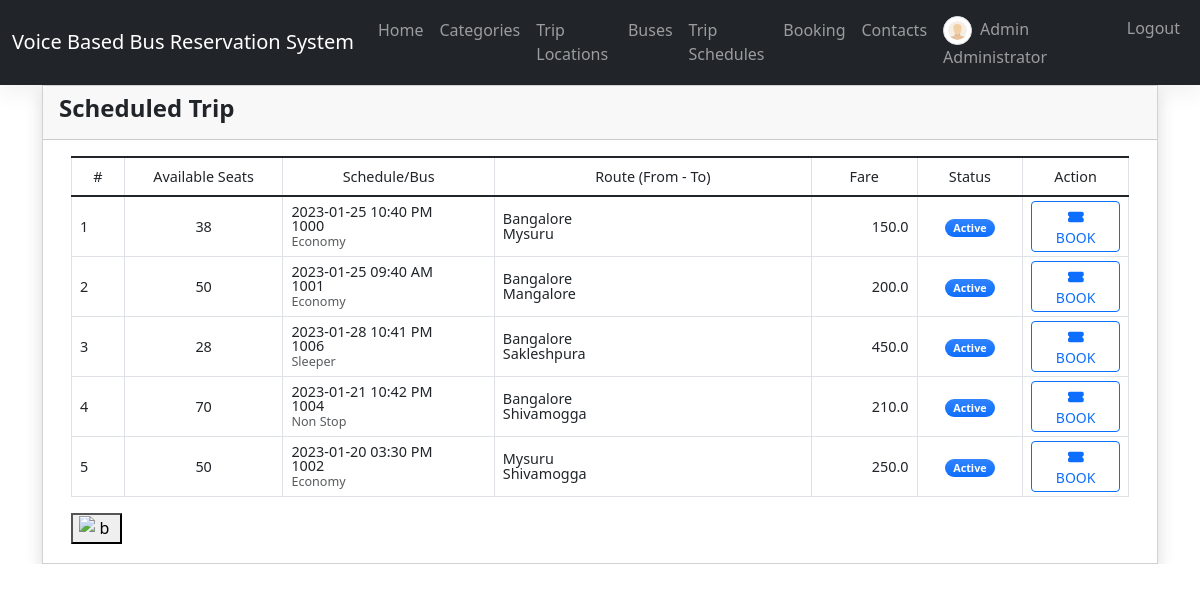
The app's page /scheduled_trips (signed in) with its own data.
### reservationApp/models.py (models this page shows, shortened)
class Schedule(models.Model):
    code = models.CharField(max_length=100)
    bus = models.ForeignKey(Bus,on_delete=models.CASCADE)
    depart = models.ForeignKey(Location,on_delete=models.CASCADE, related_name='depart_location')
    destination = models.ForeignKey(Location,on_delete=models.CASCADE, related_name='destination')
    schedule= models.DateTimeField()
    fare= models.FloatField()
    status = models.CharField(max_length=2, choices=(('1','Active'),('2','Cancelled')), default=1)
    date_created = models.DateTimeField(default=timezone.now)
    date_updated = models.DateTimeField(auto_now=True)
    def count_available(self):
        booked = Booking.objects.filter(schedule=self).aggregate(Sum('seats'))['seats__sum']
        if booked:
          return self.bus.seats - booked
        return self.bus.seats

class Bus(models.Model):
    category = models.ForeignKey(Category,on_delete=models.CASCADE, blank= True, null = True)
    bus_number = models.CharField(max_length=250)
    seats = models.FloatField(max_length=5, default=0)
    status = models.CharField(max_length=2, choices=(('1','Active'),('2','Inactive')), default=1)
    date_created = models.DateTimeField(default=timezone.now)
    date_updated = models.DateTimeField(auto_now=True)

class Category(models.Model):
    name = models.CharField(max_length=250)
    description = models.TextField()
    status = models.CharField(max_length=2, choices=(('1','Active'),('2','Inactive')), default=1)
    date_created = models.DateTimeField(default=timezone.now)
    date_updated = models.DateTimeField(auto_now=True)
    def __str__(self):
        return self.name

class Location(models.Model):
    location = models.CharField(max_length=250)
    status = models.CharField(max_length=2, choices=(('1','Active'),('2','Inactive')), default=1)
    date_created = models.DateTimeField(default=timezone.now)
    date_updated = models.DateTimeField(auto_now=True)
    def __str__(self):
        return self.location

### reservationApp/views.py (the view, shortened to what this page needs)
# urls.py: path('scheduled_trips',views.scheduled_trips,name='scheduled-trips-page'),
def scheduled_trips(request):
    if not request.method == 'POST':
        context['page_title'] = "Scheduled Trips"
        schedules = Schedule.objects.filter(status = 1, schedule__gt = datetime.now()).all()
        context['schedules'] = schedules
        context['is_searched'] = False
        context['data'] = {}
    return render(request, 'scheduled_trips.html', context)

### reservationApp/templates/scheduled_trips.html (shortened to what this page needs)
{% extends 'base.html' %} {% load humanize %} {% block pageContent %}
<div class="col-lg-12 col-md-12 col-sm-12 col-xs-12">
    <div class="card card-default rounded-0 shadow ">
        <div class="card-header">
            <div class="d-flex w-100 align-items-center justify-content-between">
                <h4 class="card-title fw-bold">{% if not is_searched %}Scheduled Trip{% else %}Searched Trip Result{% endif %}</h4>
            </div>
        </div>
        <div class="card-body">
            <div class="container-fluid">
                <table class="table table-bordered" id="schedule-list">
                    <colgroup>
                        <col width="5%">
                        <col width="15%">
                        <col width="20%">
                        <col width="30%">
                        <col width="10%">
                        <col width="10%">
                        <col width="10%">
                    </colgroup>
                    <thead>
                        <tr class="bg-gradient bg-primary bg-opacity-50 text-light">
                            <th class="px-2 py-2 text-center">#</th>
                            <th class="px-2 py-2 text-center">Available Seats</th>
                            <th class="px-2 py-2 text-center">Schedule/Bus</th>
                            <th class="px-2 py-2 text-center">Route (From - To)</th>
                            <th class="px-2 py-2 text-center">Fare</th>
                            <th class="px-2 py-2 text-center">Status</th>
                            <th class="px-2 py-2 text-center">Action</th>
                        </tr>
                    </thead>
                    <tbody>
                        {% for schedule in schedules %}
                        <tr>
                            <td class="px-2 py-1 align-middle">{{ forloop.counter }}</td>
                            <td class="px-2 py-1 align-middle text-center">{{ schedule.count_available|floatformat:0|intcomma }}</td>
                            <td class="px-2 py-1 align-middle">
                                <div class="lh-1">
                                    <div>{{ schedule.schedule|date:"Y-m-d h:i A" }}</div>
                                    <div>{{ schedule.bus.bus_number }}</div>
                                    <small class="text-muted">{{ schedule.bus.category }}</small>
                                </div>
                            </td>
                            <td class="px-2 py-1 align-middle">
                                <div class="lh-1">
                                    <div>{{ schedule.depart }}</div>
                                    <div>{{ schedule.destination }}</div>
                                </div>
                            </td>
                            <td class="px-2 py-1 align-middle text-end">{{ schedule.fare|intcomma }}</td>
                            <td class="px-1 py-1 align-middle text-center">
                                {% if schedule.status == '1' %}
                                <span class="badge bg-primary bg-gradient rounded-pill px-2">Active</span> {% else %}
                                <span class="badge bg-danger bg-gradient rounded-pill px-2">Cancelled</span> {% endif %}
                            </td>
                            <td class="px-2 py-1 align-middle text-center">
                                <button class="btn btn-outline-primary btn-sm book-data" type="button" data-id="{{ schedule.pk }}" title="Book Now">
                                    <i class="fa fa-ticket-alt"></i> Book
                                </button>
                            </td>
                        </tr>
                        {% endfor %}
                    </tbody>
                </table>
                <button onclick="responsiveVoice.speak('Here we can see the Scheduled trips Details.');"
type="button" value="Play"><img align="right" src="static/i.jpg" alt="buttonpng" width="35" height="25" /> </button>
            </div>
        </div>
    </div>
</div>
{% endblock pageContent %}

### reservationApp/templates/topNavigation.html (shortened to what this page needs)
{% load static %}
<header>
    <link href="https://cdn.jsdelivr.net/npm/bootstrap@5.3.0-alpha1/dist/css/bootstrap.min.css" rel="stylesheet">
    <nav class="navbar navbar-expand-lg navbar-dark bg-dark" aria-label="Offcanvas navbar large">
        <div class="container-fluid">
          <a class="navbar-brand" href="/">Voice Based Bus Reservation System</a>
          <div class="offcanvas offcanvas-end text-bg-dark" tabindex="-1" id="offcanvasNavbar2" aria-labelledby="offcanvasNavbar2Label">
            <div class="collapse navbar-collapse" id="navbarExample01">
              <ul class="navbar-nav me-auto mb-2 mb-lg-0" id="topNav">
                  <li class="nav-item">
                      <a class="nav-link" aria-current="page" href="{% url 'home-page' %}">Home</a>
                  </li>
                  {% if user.id %}
                  <li class="nav-item">
                      <a class="nav-link" aria-current="page" href="{% url 'category-page' %}">Categories</a>
                  </li>
                  <li class="nav-item">
                      <a class="nav-link" aria-current="page" href="{% url 'location-page' %}">Trip Locations</a>
                  </li>
                  <li class="nav-item">
                      <a class="nav-link" aria-current="page" href="{% url 'bus-page' %}">Buses</a>
                  </li>
                  <li class="nav-item">
                      <a class="nav-link" aria-current="page" href="{% url 'schedule-page' %}">Trip Schedules</a>
                  </li>
                   <li class="nav-item">
                      <a class="nav-link" aria-current="page" href="{% url 'booking-page' %}">Booking</a>
                  </li>
                  <li class="nav-item">
                    <a class="nav-link" aria-current="page" href="{% url 'mng_contacts-page' %}">Contacts</a>
                </li>
                  {% endif %}
              </ul>
              <ul class="navbar-nav d-flex flex-row">
                  {% if user.id %} {% if user.profile.user_type == 1 %} {% endif %}
                  <li class="nav-item me-3 me-lg-0">
                      <a class="nav-link" href="{% url 'profile' %}">
                          <span class="me-1"><img src="{{ MEDIA_URL }}/default/default-avatar.png" alt="User Avatar" id="user-avatar" class="img-thumbnail rounded-circle"></span> {{ user.first_name }} {{user.last_name}}
                      </a>
                  </li>
                  <li class="nav-item me-3 me-lg-0">
                      <a class="nav-link" href="{% url 'logout' %}">Logout</a>
                  </li>
                  {% else %}
                  <li class="nav-item me-3 me-lg-0">
                      <a class="nav-link" href="{% url 'login' %}"> Admin Login</a>
                  </li>
                  {% endif %}
              </ul>
          </div>
          </div>
        </div>
      </nav>
</header>

### static/assets/default/css/style.css (style rules this page uses)
html, body { height: 100%; width: 100%; max-height: 100%; overflow: auto; display: flex; flex-direction: column; }
body>header { flex-shrink: auto; }
#user-avatar { width: 1.8rem; height: 1.8rem; object-fit: scale-down; object-position: center center; }

### records on screen
Schedule: count_available "38", schedule "2023-01-25 10:40 PM", bus.bus_number "1000", bus.category "Economy", depart "Bangalore", destination "Mysuru", fare "150.0", status "Active"
Schedule: count_available "50", schedule "2023-01-25 09:40 AM", bus.bus_number "1001", bus.category "Economy", depart "Bangalore", destination "Mangalore", fare "200.0", status "Active"
Schedule: count_available "28", schedule "2023-01-28 10:41 PM", bus.bus_number "1006", bus.category "Sleeper", depart "Bangalore", destination "Sakleshpura", fare "450.0", status "Active"
Schedule: count_available "70", schedule "2023-01-21 10:42 PM", bus.bus_number "1004", bus.category "Non Stop", depart "Bangalore", destination "Shivamogga", fare "210.0", status "Active"
Schedule: count_available "50", schedule "2023-01-20 03:30 PM", bus.bus_number "1002", bus.category "Economy", depart "Mysuru", destination "Shivamogga", fare "250.0", status "Active"

### other values on screen
{{ user.first_name }} "Admin"
{{ user.last_name }} "Administrator"
